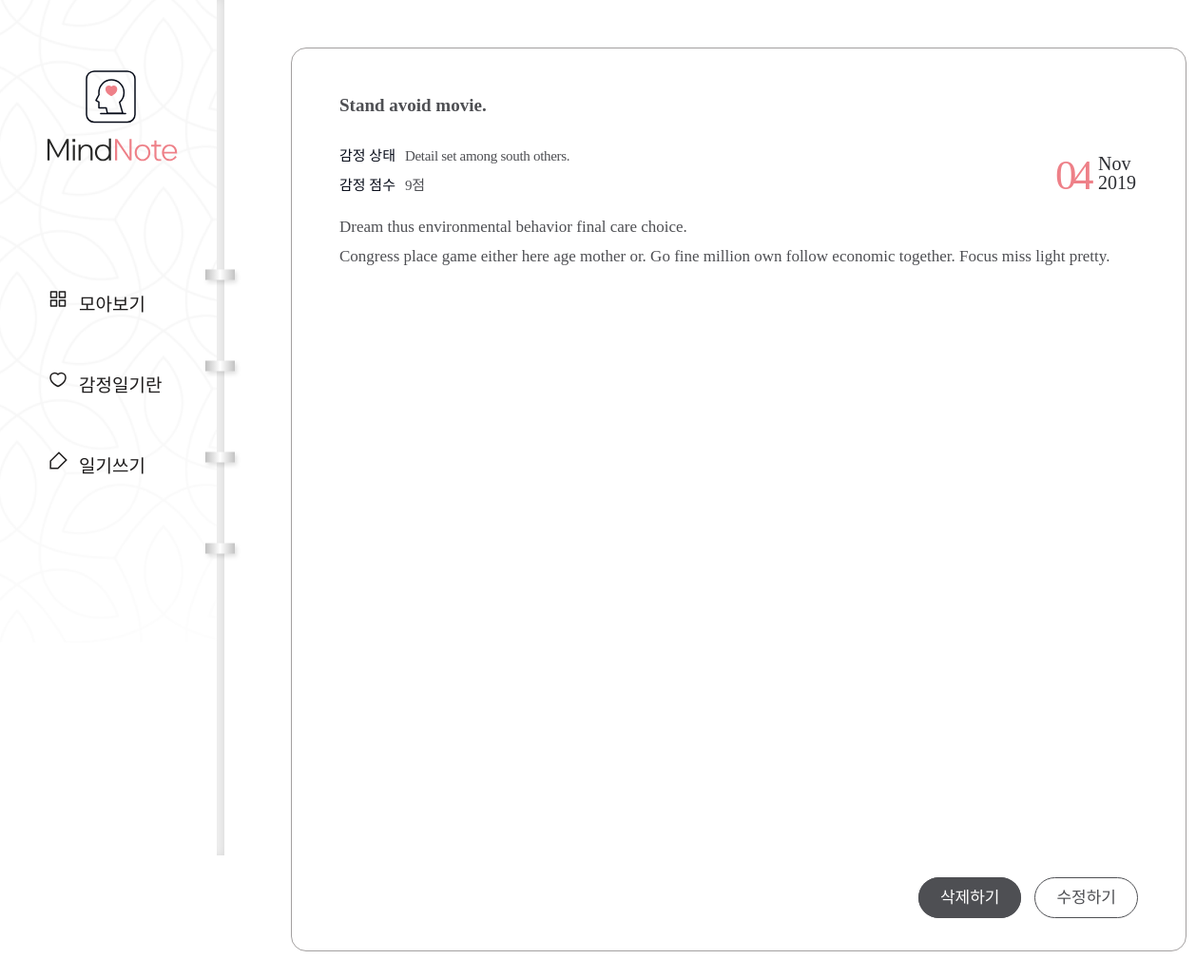
Before: /diary/page/23/ with the older database file.
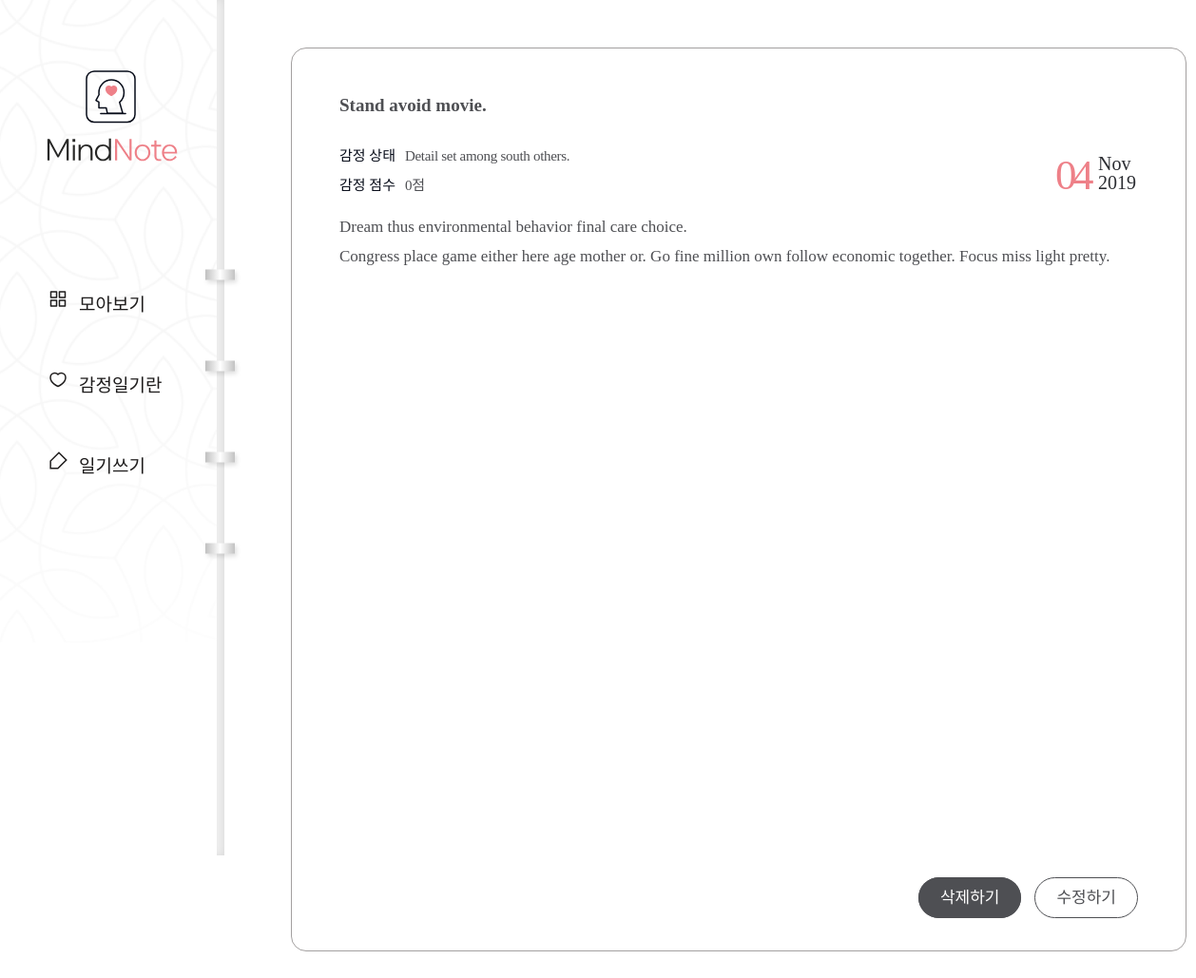
After: the same page with the newer database file.
### diary/models.py (models this page shows, shortened)
class Page(models.Model):
    title = models.CharField(max_length=100, validators=[validate_no_hash])
    content = models.TextField(validators=[validate_no_hash])
    feeling = models.CharField(max_length=80, validators=[validate_no_hash, validate_no_numbers])
    score = models.IntegerField(validators = [validate_score])
    dt_created = models.DateTimeField(auto_now_add=True)

### diary/views.py (the view)
# urls.py: path('diary/page/<int:page_id>/',views.PageDetailView.as_view(), name = 'page-detail'),
class PageDetailView(DetailView):
    model = Page
    template_name = 'diary/page_detail.html'
    pk_url_kwarg = 'page_id'
    context_object_name = 'object'

### diary/templates/diary/page_detail.html
{% extends './base.html' %}
{% block content %}
<div class="wrap-notetext">
    <div class="notetext">
        <div class="text-box">
            <h2>{{object.title}}</h2>
            <div class="state">
                <p>감정 상태</p>
                <span>{{object.feeling}}</span>
            </div>
            <div class="score">
                <p>감정 점수</p>
                <span>{{object.score}}점</span>
            </div>
            <div class="date">
                <span>{{object.dt_created|date:"d"}}</span>
                <div class="month-year">
                    <p class="month">{{object.dt_created|date:"M"}}</p>
                    <p class="year">{{object.dt_created|date:"Y"}}</p>
                </div>
            </div>
            <div class="detail">{{object.content|linebreaksbr}}</div>
            <div class="notetext-btn">
                <ul>
                    <li><a href="{% url 'page-delete' object.id %}">삭제하기</a></li>
                    <li><a href="{% url 'page-update' object.id %}">수정하기</a></li>
                </ul>
            </div>
        </div>
    </div>
</div>
{% endblock content %}

Changed rows visible on the page:
changed Page "Nov": score "9" → "0"
